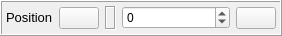
<?xml version="1.0" encoding="UTF-8"?>
<ui version="4.0">
 <class>WidgetPositionFixer</class>
 <widget class="QFrame" name="WidgetPositionFixer">
  <property name="geometry">
   <rect>
    <x>0</x>
    <y>0</y>
    <width>282</width>
    <height>36</height>
   </rect>
  </property>
  <property name="sizePolicy">
   <sizepolicy hsizetype="Preferred" vsizetype="Fixed">
    <horstretch>0</horstretch>
    <verstretch>0</verstretch>
   </sizepolicy>
  </property>
  <property name="frameShape">
   <enum>QFrame::Box</enum>
  </property>
  <property name="frameShadow">
   <enum>QFrame::Raised</enum>
  </property>
  <layout class="QHBoxLayout" name="horizontalLayout" stretch="0,1,0,2,0">
   <property name="leftMargin">
    <number>4</number>
   </property>
   <property name="topMargin">
    <number>4</number>
   </property>
   <property name="rightMargin">
    <number>4</number>
   </property>
   <property name="bottomMargin">
    <number>4</number>
   </property>
   <item>
    <widget class="QLabel" name="label">
     <property name="sizePolicy">
      <sizepolicy hsizetype="Preferred" vsizetype="Fixed">
       <horstretch>0</horstretch>
       <verstretch>0</verstretch>
      </sizepolicy>
     </property>
     <property name="font">
      <font>
       <pointsize>10</pointsize>
      </font>
     </property>
     <property name="text">
      <string>Position</string>
     </property>
    </widget>
   </item>
   <item>
    <widget class="QPushButton" name="buttonLeftmost">
     <property name="sizePolicy">
      <sizepolicy hsizetype="Fixed" vsizetype="Fixed">
       <horstretch>0</horstretch>
       <verstretch>0</verstretch>
      </sizepolicy>
     </property>
     <property name="minimumSize">
      <size>
       <width>24</width>
       <height>0</height>
      </size>
     </property>
     <property name="toolTip">
      <string>Set position to leftmost.</string>
     </property>
     <property name="icon">
      <iconset resource="../images.qrc">
       <normaloff>:/res/images/leftmost.svg</normaloff>:/res/images/leftmost.svg</iconset>
     </property>
     <property name="checkable">
      <bool>true</bool>
     </property>
     <property name="autoExclusive">
      <bool>false</bool>
     </property>
    </widget>
   </item>
   <item>
    <widget class="QLabel" name="labelDisplay">
     <property name="sizePolicy">
      <sizepolicy hsizetype="Expanding" vsizetype="Preferred">
       <horstretch>0</horstretch>
       <verstretch>0</verstretch>
      </sizepolicy>
     </property>
     <property name="frameShape">
      <enum>QFrame::Box</enum>
     </property>
     <property name="frameShadow">
      <enum>QFrame::Sunken</enum>
     </property>
     <property name="text">
      <string/>
     </property>
    </widget>
   </item>
   <item>
    <widget class="QSpinBox" name="spinBox">
     <property name="sizePolicy">
      <sizepolicy hsizetype="Expanding" vsizetype="Fixed">
       <horstretch>0</horstretch>
       <verstretch>0</verstretch>
      </sizepolicy>
     </property>
     <property name="minimum">
      <number>-255</number>
     </property>
     <property name="maximum">
      <number>255</number>
     </property>
    </widget>
   </item>
   <item>
    <widget class="QPushButton" name="buttonRightmost">
     <property name="sizePolicy">
      <sizepolicy hsizetype="Fixed" vsizetype="Fixed">
       <horstretch>0</horstretch>
       <verstretch>0</verstretch>
      </sizepolicy>
     </property>
     <property name="minimumSize">
      <size>
       <width>24</width>
       <height>0</height>
      </size>
     </property>
     <property name="toolTip">
      <string>Set position to rightmost.</string>
     </property>
     <property name="icon">
      <iconset resource="../images.qrc">
       <normaloff>:/res/images/rightmost.svg</normaloff>:/res/images/rightmost.svg</iconset>
     </property>
     <property name="checkable">
      <bool>true</bool>
     </property>
     <property name="autoExclusive">
      <bool>false</bool>
     </property>
    </widget>
   </item>
  </layout>
 </widget>
 <resources>
  <include location="../images.qrc"/>
 </resources>
 <connections>
  <connection>
   <sender>buttonLeftmost</sender>
   <signal>clicked(bool)</signal>
   <receiver>WidgetPositionFixer</receiver>
   <slot>onPushButtonClicked(bool)</slot>
   <hints>
    <hint type="sourcelabel">
     <x>65</x>
     <y>16</y>
    </hint>
    <hint type="destinationlabel">
     <x>76</x>
     <y>17</y>
    </hint>
   </hints>
  </connection>
  <connection>
   <sender>buttonRightmost</sender>
   <signal>clicked(bool)</signal>
   <receiver>WidgetPositionFixer</receiver>
   <slot>onPushButtonClicked(bool)</slot>
   <hints>
    <hint type="sourcelabel">
     <x>139</x>
     <y>16</y>
    </hint>
    <hint type="destinationlabel">
     <x>76</x>
     <y>17</y>
    </hint>
   </hints>
  </connection>
 </connections>
 <slots>
  <slot>onPushButtonClicked(bool)</slot>
 </slots>
</ui>
